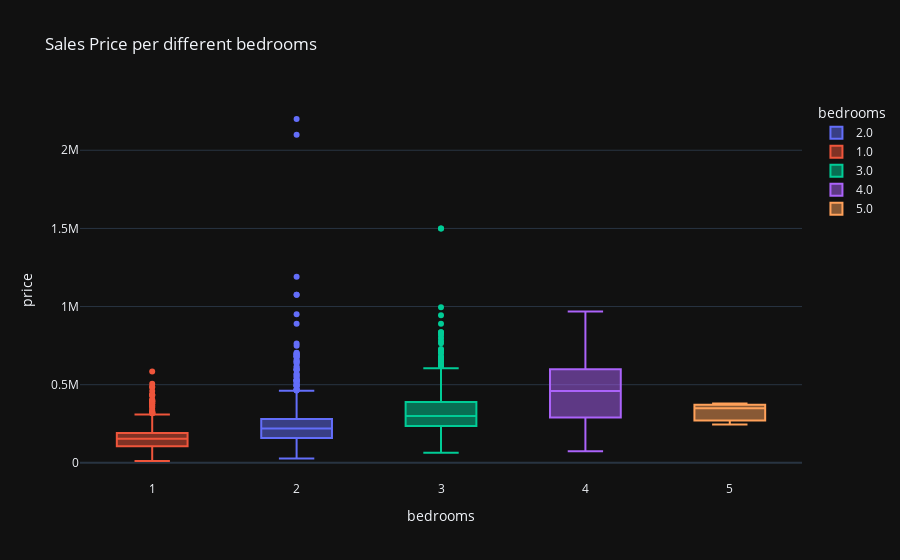

The notebook cell saved with this chart:
### Code cell
graph3= px.box(df,x='bedrooms',y='price',color='bedrooms',template='plotly_dark',title=' Sales Price per different bedrooms')
graph3

### Figure 1 — Plotly figure (JSON) as saved in the notebook; plotly's stock layout.template omitted (floating-point values rounded to 4 significant figures; data arrays with more than 128 entries replaced by an {"elided": "..."} marker saying what was removed)
{"data": [{"alignmentgroup": "True", "hovertemplate": "bedrooms=%{x}<br>price=%{y}<extra></extra>", "legendgroup": "2.0", "marker": {"color": "#636efa"}, "name": "2.0", "notched": false, "offsetgroup": "2.0", "orientation": "v", "showlegend": true, "type": "box", "x": {"elided": "1368 int values"}, "x0": " ", "xaxis": "x", "y": {"elided": "1368 int values"}, "y0": " ", "yaxis": "y"}, {"alignmentgroup": "True", "hovertemplate": "bedrooms=%{x}<br>price=%{y}<extra></extra>", "legendgroup": "1.0", "marker": {"color": "#EF553B"}, "name": "1.0", "notched": false, "offsetgroup": "1.0", "orientation": "v", "showlegend": true, "type": "box", "x": {"elided": "1710 int values"}, "x0": " ", "xaxis": "x", "y": {"elided": "1710 int values"}, "y0": " ", "yaxis": "y"}, {"alignmentgroup": "True", "hovertemplate": "bedrooms=%{x}<br>price=%{y}<extra></extra>", "legendgroup": "3.0", "marker": {"color": "#00cc96"}, "name": "3.0", "notched": false, "offsetgroup": "3.0", "orientation": "v", "showlegend": true, "type": "box", "x": {"elided": "493 int values"}, "x0": " ", "xaxis": "x", "y": {"elided": "493 int values"}, "y0": " ", "yaxis": "y"}, {"alignmentgroup": "True", "hovertemplate": "bedrooms=%{x}<br>price=%{y}<extra></extra>", "legendgroup": "4.0", "marker": {"color": "#ab63fa"}, "name": "4.0", "notched": false, "offsetgroup": "4.0", "orientation": "v", "showlegend": true, "type": "box", "x": [4, 4, 4, 4, 4, 4, 4, 4, 4, 4, 4, 4, 4, 4, 4, 4, 4, 4, 4, 4, 4, 4, 4, 4, 4, 4, 4, 4, 4, 4, 4, 4, 4, 4, 4, 4, 4, 4, 4, 4, 4, 4, 4, 4, 4, 4, 4, 4, 4, 4, 4, 4, 4, 4, 4, 4, 4, 4, 4, 4, 4, 4, 4, 4, 4, 4, 4, 4, 4, 4, 4, 4, 4, 4], "x0": " ", "xaxis": "x", "y": [495000, 412000, 116300, 469000, 167000, 167000, 490000, 484900, 484900, 399456, 615000, 623000, 256900, 200000, 449900, 475000, 635000, 200000, 679300, 599500, 119000, 600914, 624456, 339900, 289900, 289900, 339900, 299900, 324900, 299900, 569800, 549100, 558400, 579800, 599500, 618700, 598200, 588400, 599500, 531800, 491800, 179000, 600914, 624456, 396000, 650000, 285000, 430000, 309000, 570000, 468100, 219900, 243000, 699000, 749000, 680000, 369000, 579700, 609800, 475000, 219900, 750000, 73500, 259900, 319900, 316900, 334900, 335900, 341900, 969000, 259900, 234900, 231900, 249800], "y0": " ", "yaxis": "y"}, {"alignmentgroup": "True", "hovertemplate": "bedrooms=%{x}<br>price=%{y}<extra></extra>", "legendgroup": "5.0", "marker": {"color": "#FFA15A"}, "name": "5.0", "notched": false, "offsetgroup": "5.0", "orientation": "v", "showlegend": true, "type": "box", "x": [5, 5, 5], "x0": " ", "xaxis": "x", "y": [380000, 245000, 350000], "y0": " ", "yaxis": "y"}], "layout": {"boxmode": "overlay", "legend": {"title": {"text": "bedrooms"}, "tracegroupgap": 0}, "title": {"text": " Sales Price per different bedrooms"}, "xaxis": {"anchor": "y", "categoryarray": [2, 1, 3, 4, 5], "categoryorder": "array", "domain": [0, 1], "title": {"text": "bedrooms"}}, "yaxis": {"anchor": "x", "domain": [0, 1], "title": {"text": "price"}}}}
